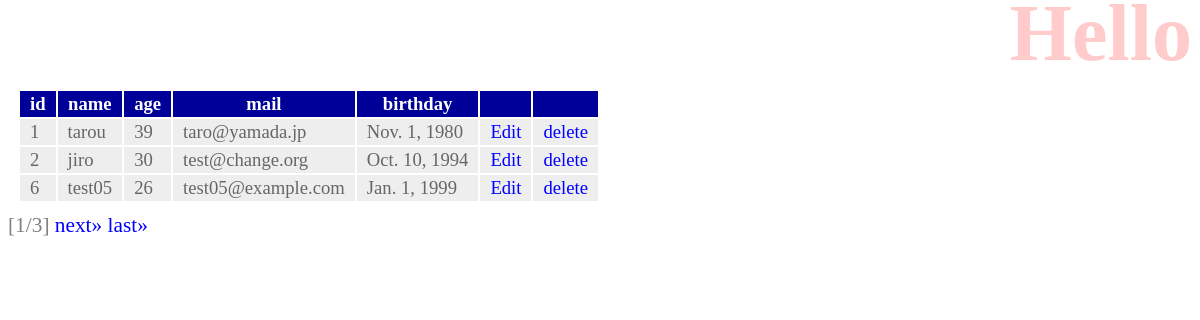
/hello/, run on the app's committed database.
### hello/models.py (models this page shows, shortened)
class Friend(models.Model):
    name = models.CharField(max_length=100)
    mail = models.EmailField(max_length=200)
    gender = models.BooleanField()
    age = models.IntegerField(validators=[
        MinValueValidator(0),
        MaxValueValidator(150)
    ])
    birthday = models.DateField()

### hello/views.py (the view)
# urls.py: path("", views.index, name="index"),
def index(request, num=1):
    data = Friend.objects.all().order_by("age").reverse()
    page = Paginator(data, 3)
    params = {
        "title": "Hello",
        "data": page.get_page(num)
    }
    return render(request, "hello/index.html", params)

### hello/templates/hello/index.html (shortened to what this page needs)
{% load static %}
<!DOCTYPE html>
<html lang="ja">
  <head>
    <link rel="stylesheet" type="text/css" href="{% static 'hello/css/style.css' %}"/>
  </head>
  <body>
    <h1>{{title}}</h1>
    <table>
      <tr>
        <th>id</th>
        <th>name</th>
        <th>age</th>
        <th>mail</th>
        <th>birthday</th>
        <th></th>
        <th></th>
      </tr>
      {% for item in data %}
        <tr>
          <td>{{item.id}}</td>
          <td>{{item.name}}</td>
          <td>{{item.age}}</td>
          <td>{{item.mail}}</td>
          <td>{{item.birthday}}</td>
          <td>
            <a href="{% url 'edit' item.id %}">Edit</a>
          </td>
          <td>
            <a href="{% url 'delete' item.id %}">delete</a>
          </td>
        </tr>
      {% endfor %}
    </table>
    <div class="pagination">
      <span class="current">
        [{{data.number}}/{{data.paginator.num_pages}}]
      </span>
      {% if data.has_next %}
        <a href="{% url 'index' %}{{data.next_page_number}}">next&raquo;</a>
        <a href="{% url 'index' %}{{data.paginator.num_pages}}">last&raquo;</a>
      {% endif %}
    </div>
  </body>
</html>

### hello/static/hello/css/style.css (style rules this page uses)
body { color: gray; font-size: 16pt; }
h1 { color: red; opacity: 0.2; font-size: 60pt; margin-top: -20px; margin-bottom: 0px; text-align: right; }
a { color: blue; text-decoration: none; }
table { margin: 10px; font-size: 14pt; }
table tr th { background-color: #009; color: white; padding: 2px 10px; border-width: 2px; }
table tr td { background-color: #eee; color: #666; padding: 2px 10px; border-width: 2px; }

### data on the page
Friend: id "1", name "tarou", age "39", mail "taro@yamada.jp", birthday "Nov. 1, 1980"
Friend: id "2", name "jiro", age "30", mail "test@change.org", birthday "Oct. 10, 1994"
Friend: id "6", name "test05", age "26", mail "test05@example.com", birthday "Jan. 1, 1999"

### other printed values
{{ data.number }} "1"
{{ data.paginator.num_pages }} "3"
